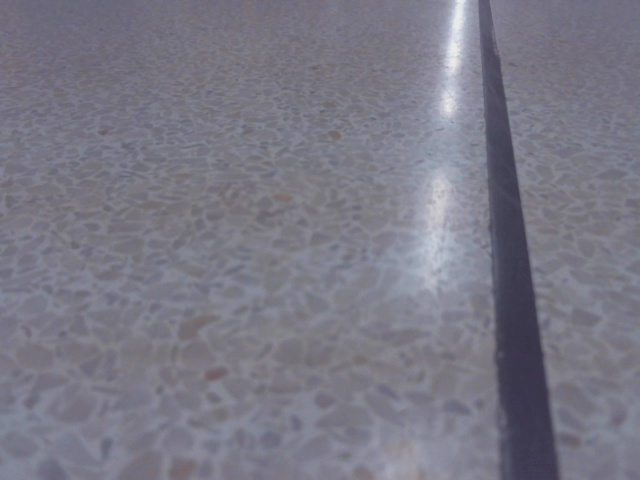
#> input picture drive_pic_4_find_line/Thu Dec 24 14:24:26 2015/Thu Dec 24 14:24:28 2015.jpg, 640 x 480 px
$ python check_direction_form_pic.py --image '../drive_pic_4_find_line/Thu Dec 24 14:24:26 2015/Thu Dec 24 14:24:28 2015.jpg'   (Python 2 division)   (older library calls are emulated)
#> lines starting #> are read from the running program, lines starting #| are printed output that depends on the picture; after the words box and inside, x2 and y2 are one past the last pixel; in counts of white or black regions, pixels touching at a corner belong together
import cv2, argparse
import numpy as np

# construct the argument parser and parse the arguments
ap = argparse.ArgumentParser()
ap.add_argument("-i", "--image", required = True, help = "Path to the image")
args = vars(ap.parse_args())

image = cv2.imread(args["image"])
#> image is the input picture: shape (480, 640, 3); mean B, G, R 132.9, 119.9, 121.2
gray = cv2.cvtColor(image, cv2.COLOR_BGR2GRAY)
gray = cv2.GaussianBlur(gray, (5, 5), 0)
(thresh, im_bw) = cv2.threshold(gray, 127, 255, cv2.THRESH_BINARY | cv2.THRESH_OTSU)
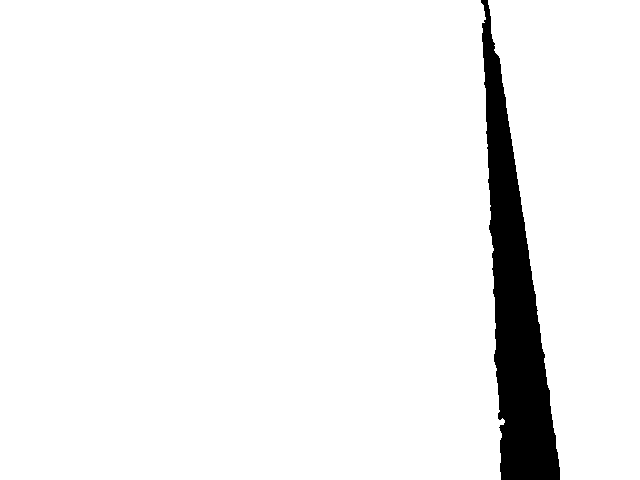
#> im_bw: shape (480, 640); 94.6% white; 1 black region, box (x1, y1, x2, y2) and area: (481, 0, 560, 480) 16515
#> thresh = 97

detector = cv2.SimpleBlobDetector()

keypoints = detector.detect(im_bw)
#> keypoints = ()
#> (the run stopped early here; a loop or call above may not have finished)

$ run again, on drive_pic_4_find_line/Thu Dec 24 14:24:26 2015/Thu Dec 24 14:24:30 2015.jpg
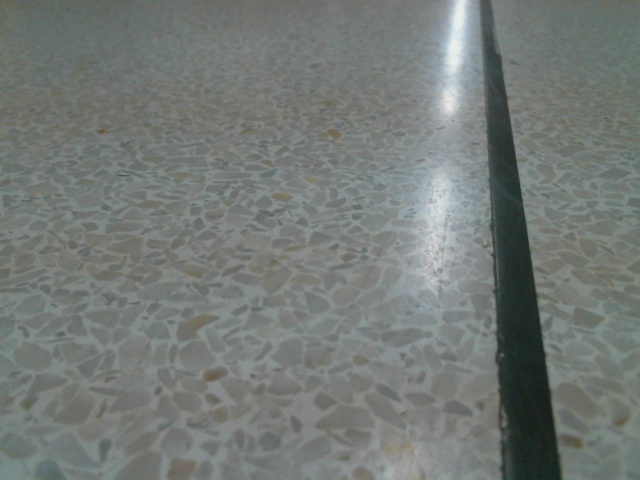
#> input picture drive_pic_4_find_line/Thu Dec 24 14:24:26 2015/Thu Dec 24 14:24:30 2015.jpg, 640 x 480 px
#> image is the input picture: shape (480, 640, 3); mean B, G, R 118, 121.2, 115.6
#> `(thresh, im_bw) = cv2.threshold(gray, 127, 255, cv2.THRESH_BINARY | cv..`:
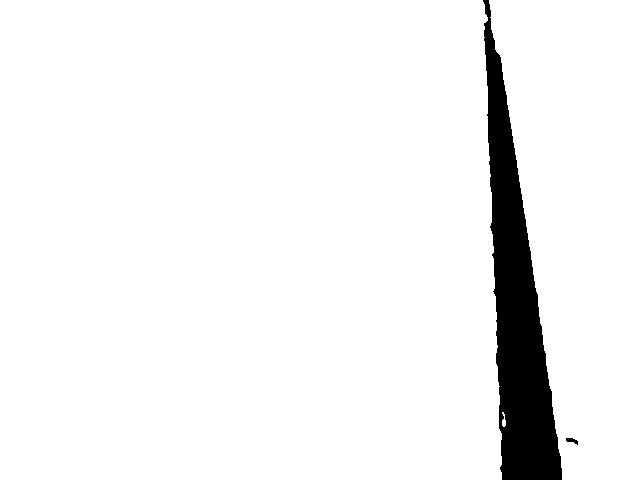
#> im_bw: shape (480, 640); 94.6% white; 2 black regions, box (x1, y1, x2, y2) and area: (483, 0, 562, 480) 16611, (566, 438, 578, 445) 46
#> thresh = 85
#> keypoints = ()
